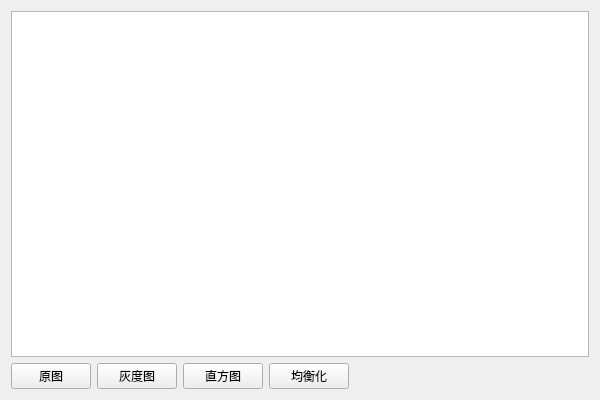
<?xml version="1.0" encoding="UTF-8"?>
<ui version="4.0">
 <class>HistogramWithCVClass</class>
 <widget class="QWidget" name="HistogramWithCVClass">
  <property name="geometry">
   <rect>
    <x>0</x>
    <y>0</y>
    <width>600</width>
    <height>400</height>
   </rect>
  </property>
  <property name="windowTitle">
   <string>HistogramWithCV</string>
  </property>
  <layout class="QGridLayout" name="gridLayout">
   <item row="1" column="2">
    <widget class="QPushButton" name="pushButton_3">
     <property name="text">
      <string>直方图</string>
     </property>
    </widget>
   </item>
   <item row="1" column="0">
    <widget class="QPushButton" name="pushButton">
     <property name="text">
      <string>原图</string>
     </property>
    </widget>
   </item>
   <item row="0" column="0" colspan="5">
    <widget class="pGraphicsViewer" name="graphicsView"/>
   </item>
   <item row="1" column="1">
    <widget class="QPushButton" name="pushButton_2">
     <property name="text">
      <string>灰度图</string>
     </property>
    </widget>
   </item>
   <item row="1" column="4">
    <spacer name="horizontalSpacer">
     <property name="orientation">
      <enum>Qt::Horizontal</enum>
     </property>
     <property name="sizeHint" stdset="0">
      <size>
       <width>40</width>
       <height>20</height>
      </size>
     </property>
    </spacer>
   </item>
   <item row="1" column="3">
    <widget class="QPushButton" name="pushButton_4">
     <property name="text">
      <string>均衡化</string>
     </property>
    </widget>
   </item>
  </layout>
 </widget>
 <layoutdefault spacing="6" margin="11"/>
 <customwidgets>
  <customwidget>
   <class>pGraphicsViewer</class>
   <extends>QGraphicsView</extends>
   <header>../GraphicsViewer/pGraphicsViewer.h</header>
  </customwidget>
 </customwidgets>
 <resources>
  <include location="HistogramWithCV.qrc"/>
 </resources>
 <connections/>
</ui>
